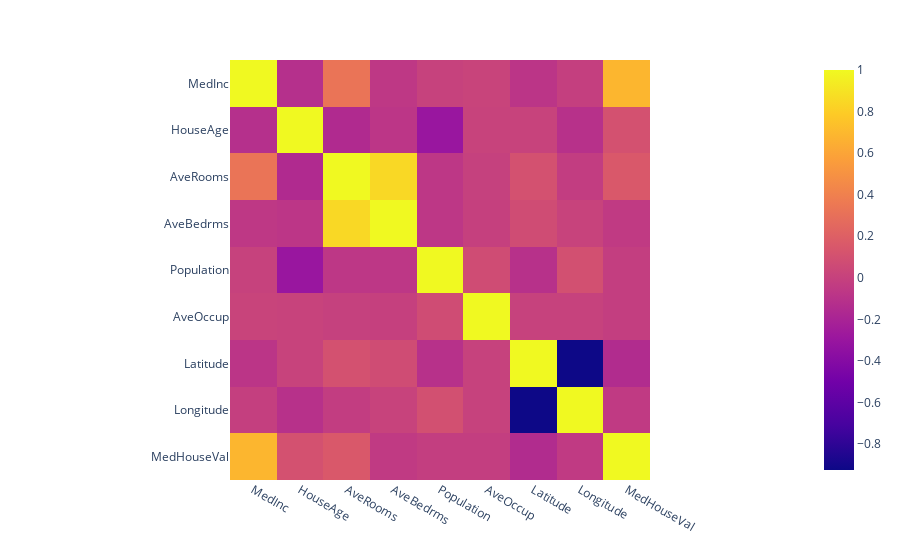

This figure's notebook cell:
### Code cell
px.imshow(corr_matrix)

### Figure 1 — Plotly figure (JSON) as saved in the notebook; plotly's stock layout.template omitted (floating-point values rounded to 4 significant figures)
{"data": [{"coloraxis": "coloraxis", "hovertemplate": "x: %{x}<br>y: %{y}<br>color: %{z}<extra></extra>", "name": "0", "type": "heatmap", "x": ["MedInc", "HouseAge", "AveRooms", "AveBedrms", "Population", "AveOccup", "Latitude", "Longitude", "MedHouseVal"], "xaxis": "x", "y": ["MedInc", "HouseAge", "AveRooms", "AveBedrms", "Population", "AveOccup", "Latitude", "Longitude", "MedHouseVal"], "yaxis": "y", "z": [[1, -0.119, 0.3269, -0.06204, 0.004834, 0.01877, -0.07981, -0.01518, 0.6881], [-0.119, 1, -0.1533, -0.07775, -0.2962, 0.01319, 0.01117, -0.1082, 0.1056], [0.3269, -0.1533, 1, 0.8476, -0.07221, -0.004852, 0.1064, -0.02754, 0.1519], [-0.06204, -0.07775, 0.8476, 1, -0.0662, -0.006181, 0.06972, 0.01334, -0.0467], [0.004834, -0.2962, -0.07221, -0.0662, 1, 0.06986, -0.1088, 0.09977, -0.02465], [0.01877, 0.01319, -0.004852, -0.006181, 0.06986, 1, 0.002366, 0.002476, -0.02374], [-0.07981, 0.01117, 0.1064, 0.06972, -0.1088, 0.002366, 1, -0.9247, -0.1442], [-0.01518, -0.1082, -0.02754, 0.01334, 0.09977, 0.002476, -0.9247, 1, -0.04597], [0.6881, 0.1056, 0.1519, -0.0467, -0.02465, -0.02374, -0.1442, -0.04597, 1]]}], "layout": {"coloraxis": {"colorscale": [[0, "#0d0887"], [0.1111, "#46039f"], [0.2222, "#7201a8"], [0.3333, "#9c179e"], [0.4444, "#bd3786"], [0.5556, "#d8576b"], [0.6667, "#ed7953"], [0.7778, "#fb9f3a"], [0.8889, "#fdca26"], [1, "#f0f921"]]}, "margin": {"t": 60}, "xaxis": {"anchor": "y", "constrain": "domain", "domain": [0, 1], "scaleanchor": "y"}, "yaxis": {"anchor": "x", "autorange": "reversed", "constrain": "domain", "domain": [0, 1]}}}
